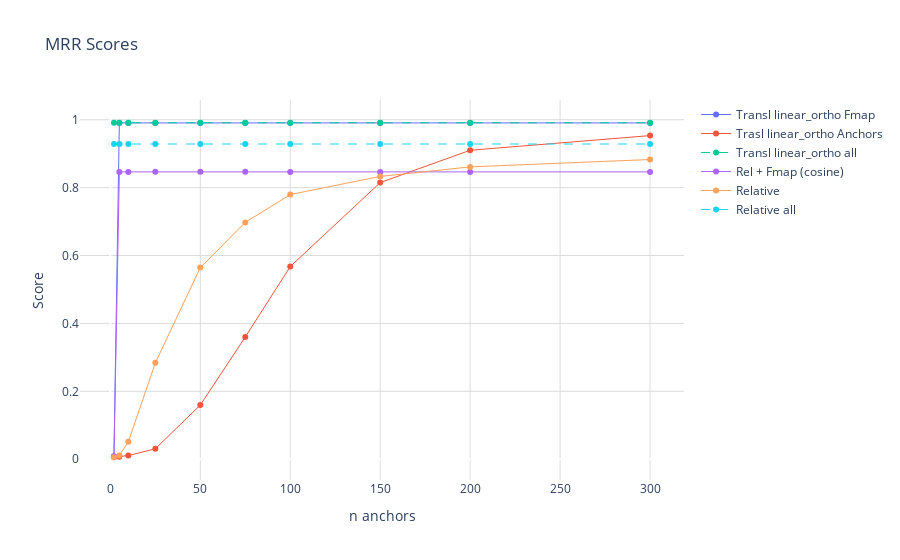

Here is the notebook cell this chart was saved with:
### Code cell
# plot results
# plot the results as the number of anchors increases (with plotly)
fig = go.Figure()
methods_names = list(results['anchors_'+str(n_anchors[0])].keys())
methods_names = ['Transl linear_ortho Fmap','Trasl linear_ortho Anchors', 'Transl linear_ortho all',
                 'Rel + Fmap (cosine)', 'Relative', 'Relative all',]
for method in methods_names:
    scores = [results[res][method] for res in results.keys() ]
    line_style = {'dash': ('dash' if ('GT' in method or 'all' in method) else 'solid'), 'width': 1}
    fig.add_trace(go.Scatter(x=n_anchors, y=scores, mode='lines+markers', name=method, line=line_style))

fig.update_layout(title='MRR Scores', xaxis_title='n anchors', yaxis_title='Score')
# white background color
fig.update_layout(plot_bgcolor='white')
# grey grid lines
fig.update_layout(yaxis=dict(gridcolor='#DCDCDC'))
fig.update_layout(xaxis=dict(gridcolor='#DCDCDC'))
fig.show()

### Figure 1 — Plotly figure (JSON) as saved in the notebook; plotly's stock layout.template omitted (floating-point values rounded to 4 significant figures)
{"data": [{"line": {"dash": "solid", "width": 1}, "mode": "lines+markers", "name": "Transl linear_ortho Fmap", "type": "scatter", "x": [2, 5, 10, 25, 50, 75, 100, 150, 200, 300], "y": [0.008648, 0.9906, 0.9906, 0.9906, 0.9906, 0.9906, 0.9906, 0.9906, 0.9906, 0.9906]}, {"line": {"dash": "solid", "width": 1}, "mode": "lines+markers", "name": "Trasl linear_ortho Anchors", "type": "scatter", "x": [2, 5, 10, 25, 50, 75, 100, 150, 200, 300], "y": [0.005749, 0.007179, 0.01071, 0.03062, 0.1596, 0.3599, 0.5675, 0.8149, 0.91, 0.9533]}, {"line": {"dash": "dash", "width": 1}, "mode": "lines+markers", "name": "Transl linear_ortho all", "type": "scatter", "x": [2, 5, 10, 25, 50, 75, 100, 150, 200, 300], "y": [0.9911, 0.9911, 0.9911, 0.9911, 0.9911, 0.9911, 0.9911, 0.9911, 0.9911, 0.9911]}, {"line": {"dash": "solid", "width": 1}, "mode": "lines+markers", "name": "Rel + Fmap (cosine)", "type": "scatter", "x": [2, 5, 10, 25, 50, 75, 100, 150, 200, 300], "y": [0.007803, 0.8463, 0.8464, 0.8464, 0.8464, 0.8464, 0.8464, 0.8464, 0.8464, 0.8464]}, {"line": {"dash": "solid", "width": 1}, "mode": "lines+markers", "name": "Relative", "type": "scatter", "x": [2, 5, 10, 25, 50, 75, 100, 150, 200, 300], "y": [0.005807, 0.01127, 0.05107, 0.2839, 0.5644, 0.6976, 0.7796, 0.833, 0.8611, 0.8828]}, {"line": {"dash": "dash", "width": 1}, "mode": "lines+markers", "name": "Relative all", "type": "scatter", "x": [2, 5, 10, 25, 50, 75, 100, 150, 200, 300], "y": [0.9285, 0.9285, 0.9285, 0.9285, 0.9285, 0.9285, 0.9285, 0.9285, 0.9285, 0.9285]}], "layout": {"plot_bgcolor": "white", "title": {"text": "MRR Scores"}, "xaxis": {"gridcolor": "#DCDCDC", "title": {"text": "n anchors"}}, "yaxis": {"gridcolor": "#DCDCDC", "title": {"text": "Score"}}}}
